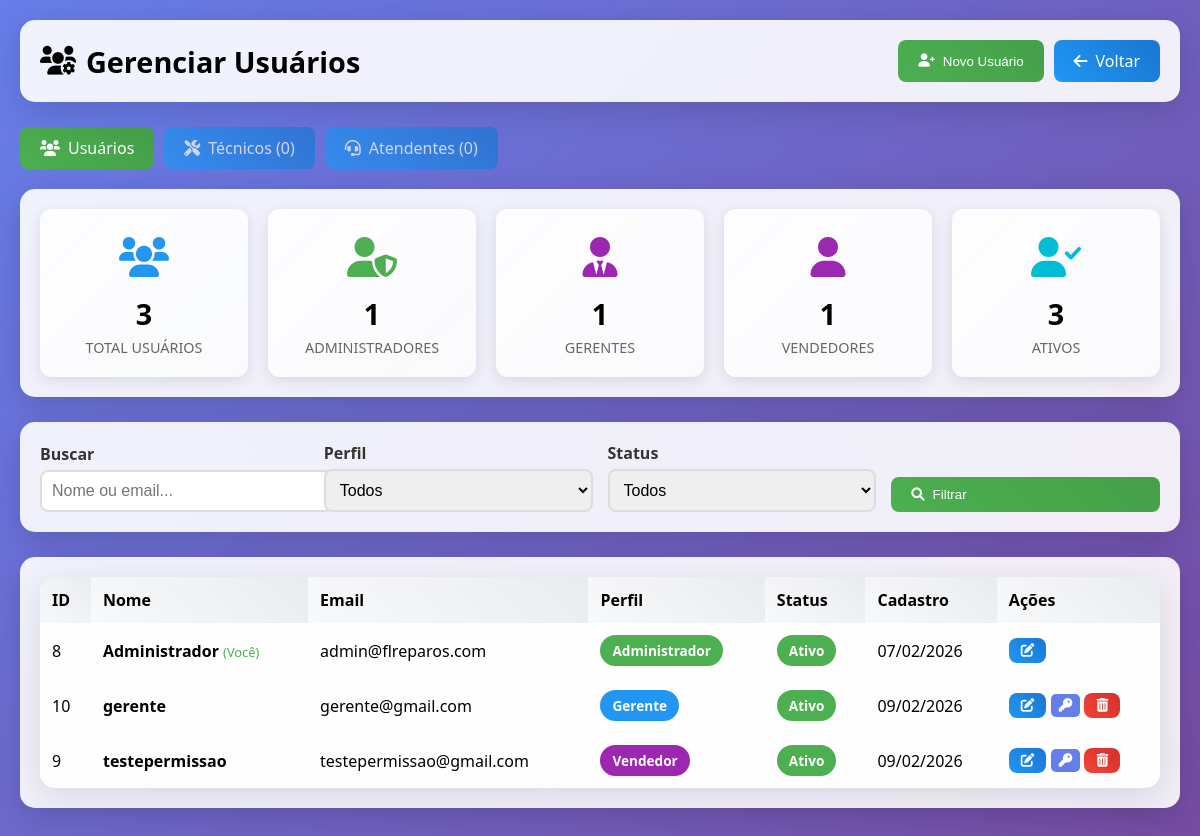
The page /modules/users/index.php (signed in) on the database as committed earlier.
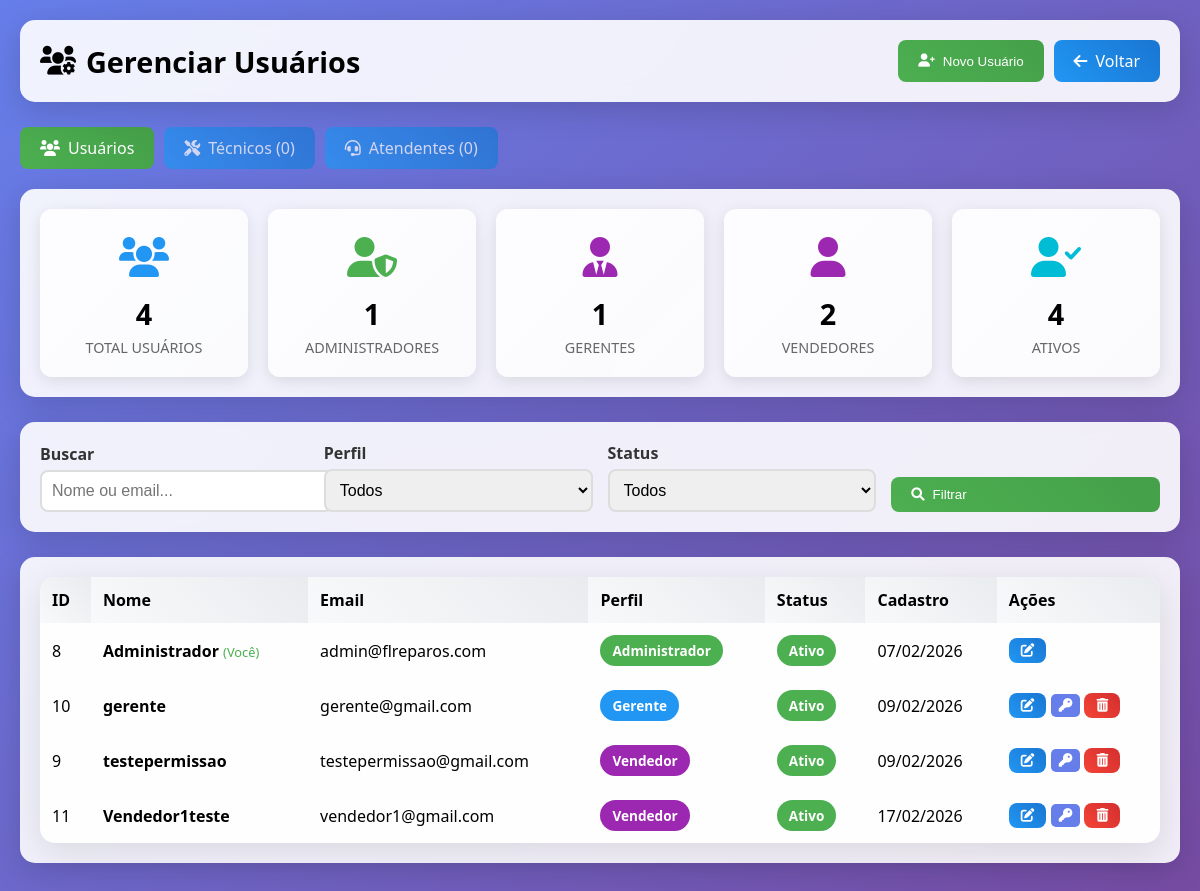
The same page on the database as committed later.
### tables this page shows
CREATE TABLE `users` (
  `id` int(11) NOT NULL AUTO_INCREMENT,
  `name` varchar(100) NOT NULL,
  `email` varchar(100) NOT NULL,
  `password` varchar(255) NOT NULL,
  `role` enum('admin','manager','operator','seller','technician') DEFAULT NULL,
  `permissions` text DEFAULT NULL,
  `status` enum('active','inactive') DEFAULT 'active',
  `active` tinyint(1) DEFAULT 1,
  `created_at` timestamp NULL DEFAULT current_timestamp(),
  `updated_at` timestamp NULL DEFAULT current_timestamp() ON UPDATE current_timestamp(),
  `deleted_at` timestamp NULL DEFAULT NULL COMMENT 'Data de deleção (soft delete)',
  PRIMARY KEY (`id`),
  UNIQUE KEY `email` (`email`),
  KEY `idx_deleted_at` (`deleted_at`)
);

### config/permissions.php (called while the page is built, shortened)
<?php
function getRoleName($role) {
    $roles = [
        'admin' => 'Administrador',
        'manager' => 'Gerente',
        'seller' => 'Vendedor'
    ];
    return $roles[$role] ?? 'Desconhecido';
}

### modules/users/index.php (the view, shortened to what the changed rows need)
<?php
require_once('../../config/database.php');
require_once('../../config/permissions.php');
$conn = $database->getConnection();
$search = $_GET['search'] ?? '';
$where = "WHERE deleted_at IS NULL";
$params = [];
$stmt = $conn->prepare("
    SELECT * FROM users
    $where
    ORDER BY name ASC
");
$stmt->execute($params);
$users = $stmt->fetchAll(PDO::FETCH_ASSOC);
$total_users = $conn->query("SELECT COUNT(*) as total FROM users WHERE deleted_at IS NULL")->fetch(PDO::FETCH_ASSOC)['total'];
$total_admins = $conn->query("SELECT COUNT(*) as total FROM users WHERE role = 'admin' AND deleted_at IS NULL")->fetch(PDO::FETCH_ASSOC)['total'];
$total_managers = $conn->query("SELECT COUNT(*) as total FROM users WHERE role = 'manager' AND deleted_at IS NULL")->fetch(PDO::FETCH_ASSOC)['total'];
$total_sellers = $conn->query("SELECT COUNT(*) as total FROM users WHERE role = 'seller' AND deleted_at IS NULL")->fetch(PDO::FETCH_ASSOC)['total'];
$total_active = $conn->query("SELECT COUNT(*) as total FROM users WHERE status = 'active' AND deleted_at IS NULL")->fetch(PDO::FETCH_ASSOC)['total'];
$activeTab = $_GET['tab'] ?? 'users';
?>
<!DOCTYPE html>
<html lang="pt-BR">
<head>
<link href="https://cdnjs.cloudflare.com/ajax/libs/font-awesome/6.0.0/css/all.min.css" rel="stylesheet">
</head>
<body>
<div class="container">
    <div class="header">
        <h1><i class="fas fa-users-cog"></i> Gerenciar Usuários</h1>
    </div>
    <?php if($activeTab === 'users'): ?>
    <div class="stats-box">
        <div class="stats-grid">
            <div class="stat-card blue">
                <div class="icon"><i class="fas fa-users"></i></div>
                <div class="value"><?= $total_users ?></div>
                <div class="label">Total Usuários</div>
            </div>
            <div class="stat-card green">
                <div class="icon"><i class="fas fa-user-shield"></i></div>
                <div class="value"><?= $total_admins ?></div>
                <div class="label">Administradores</div>
            </div>
            <div class="stat-card purple">
                <div class="icon"><i class="fas fa-user-tie"></i></div>
                <div class="value"><?= $total_managers ?></div>
                <div class="label">Gerentes</div>
            </div>
            <div class="stat-card purple">
                <div class="icon"><i class="fas fa-user"></i></div>
                <div class="value"><?= $total_sellers ?></div>
                <div class="label">Vendedores</div>
            </div>
            <div class="stat-card cyan">
                <div class="icon"><i class="fas fa-user-check"></i></div>
                <div class="value"><?= $total_active ?></div>
                <div class="label">Ativos</div>
            </div>
        </div>
    </div>
    <div class="search-box">
        <form method="GET">
            <div class="filter-box">
                <div class="form-group">
                    <label>Buscar</label>
                    <input type="text" name="search" value="<?= htmlspecialchars($search) ?>" class="form-control" placeholder="Nome ou email...">
                </div>
                <div class="form-group">
                    <label>Perfil</label>
                    <select name="role" class="form-control">
                        <option value="">Todos</option>
                    </select>
                </div>
                <div class="form-group">
                    <label>Status</label>
                    <select name="status" class="form-control">
                        <option value="">Todos</option>
                    </select>
                </div>
                <div class="form-group">
                    <button type="submit" class="btn btn-primary" style="width:100%;"><i class="fas fa-search"></i> Filtrar</button>
                </div>
            </div>
        </form>
    </div>
    <div class="table-box">
        <table class="table">
            <thead>
                <tr>
                    <th>ID</th>
                    <th>Nome</th>
                    <th>Email</th>
                    <th>Perfil</th>
                    <th>Status</th>
                    <th>Cadastro</th>
                    <th>Ações</th>
                </tr>
            </thead>
            <tbody>
                <?php if(empty($users)): ?>
                    <tr><td colspan="7" class="empty">Nenhum usuário encontrado.</td></tr>
                <?php else: foreach($users as $row): ?>
                <tr>
                    <td><?= $row['id'] ?></td>
                    <td>
                        <strong><?= htmlspecialchars($row['name']) ?></strong>
                        <?php if($row['id'] == $_SESSION['user_id']): ?>
                            <span style="color:#4CAF50;font-size:0.8rem;">(Você)</span>
                        <?php endif; ?>
                    </td>
                    <td><?= htmlspecialchars($row['email']) ?></td>
                    <td><span class="badge badge-<?= $row['role'] ?>"><?= getRoleName($row['role']) ?></span></td>
                    <td><span class="badge badge-<?= $row['status'] ?>"><?= $row['status'] === 'active' ? 'Ativo' : 'Inativo' ?></span></td>
                    <td><?= date('d/m/Y', strtotime($row['created_at'])) ?></td>
                    <td>
                        <button class="btn btn-secondary btn-sm" onclick='openEditModal(<?= json_encode($row) ?>)' title="Editar">
                            <i class="fas fa-edit"></i>
                        </button>
                        <?php if($row['role'] !== 'admin'): ?>
                        <button class="btn btn-sm" style="background:#667eea;color:white;border:none;padding:5px 8px;border-radius:5px;cursor:pointer;" onclick='openPermissionsModal(<?= json_encode($row) ?>)' title="Permissões">
                            <i class="fas fa-key"></i>
                        </button>
                        <?php endif; ?>
                        <?php if($row['id'] != $_SESSION['user_id']): ?>
                        <form method="POST" onsubmit="return confirm('Excluir este usuário?');" style="display:inline;">
                            <button type="submit" class="btn btn-danger btn-sm" title="Excluir"><i class="fas fa-trash-alt"></i></button>
                        </form>
                        <?php endif; ?>
                    </td>
                </tr>
                <?php endforeach; endif; ?>
            </tbody>
        </table>
    </div>
    <?php endif;  ?>
</div>
</body>
</html>

Rows that differ between the two databases and show on the page:
added users: id "11", name "Vendedor1teste", email "vendedor1@gmail.com", role "Vendedor", status "Ativo", created_at "17/02/2026"
Other text that changed with them:
$total_users: "3" → "4"
$total_sellers: "1" → "2"
$total_active: "3" → "4"
